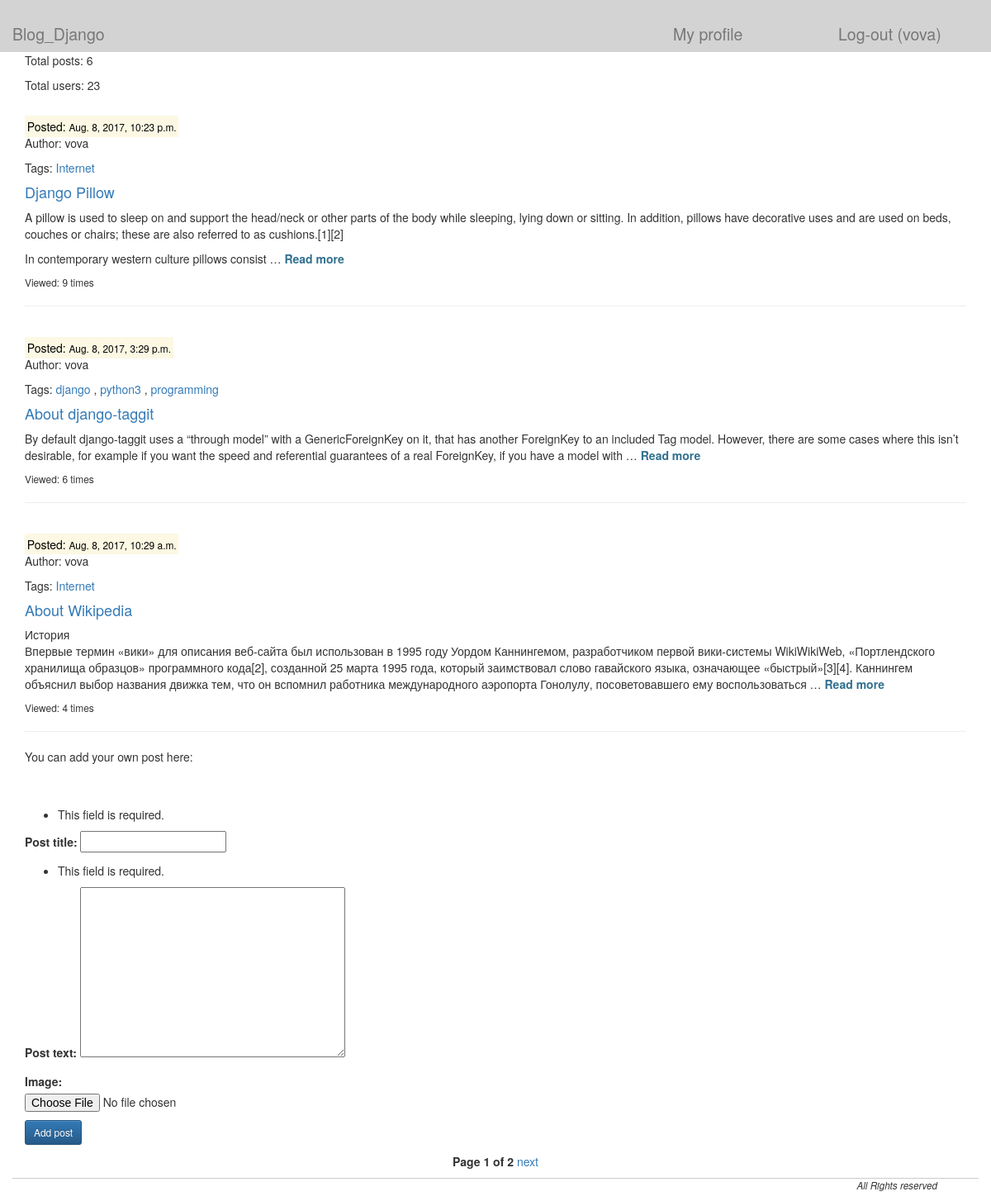
Screenshot of / (signed in) with the database file from the repository.
### blog/models.py (models this page shows, shortened)
class Post(models.Model):
    class Meta:
        db_table = "post"
    post_title = models.CharField(max_length=100)
    post_text = models.TextField()
    post_data = models.DateTimeField(auto_now_add=True)
    post_author = models.ForeignKey(User, default="")
    post_likes = models.IntegerField(default=0)
    post_views = models.IntegerField(default=0)
    post_img = models.ImageField(null=True, blank=True, upload_to='images/', verbose_name='Image')
    tags = TaggableManager(blank=True)

### blog/views.py (the view)
# urls.py: url(r'^$', views.all_posts),
def all_posts(request):
    post_list = Post.objects.all().order_by('-post_data')
    paginator = Paginator(post_list, 3)
    page = request.GET.get('page')
    try:
        posts = paginator.page(page)
    except PageNotAnInteger:
        posts = paginator.page(1)
    except EmptyPage:
        posts = paginator.page(paginator.num_pages)
    form = PostForm(request.POST)
    context = {}
    context.update(csrf(request))
    context['username'] = auth.get_user(request).username
    context['posts'] = posts
    context['form'] = form
    context['post_counter'] = Post.objects.count()
    context['user_counter'] = User.objects.count()
    context['user_id'] = request.user.id
    return render_to_response('all_posts.html', context)

### blog/forms.py
class PostForm(ModelForm):
    class Meta:
        model = Post
        fields = ['post_title', 'post_text', 'post_img', 'tags']

### blog/templates/all_posts.html (shortened to what this page needs)
{% extends 'main.html' %}
{% load staticfiles %}
{% block post %}
{% if posts %}
<p align="left">Total posts: {{ post_counter }}</p>
<p align="left">Total users: {{ user_counter }}</p>
{% for post in posts %}
    <br>
    <mark>Posted: <small> {{ post.post_data }} </mark> </small>
    <p>Author: {{ post.post_author }} </p>
    <p>Tags: {% with tags=post.tags.all %}
                {% for tag in tags %}
                    {% if not forloop.first %},{% endif %}
                    <a href="/posts/post_by_tag/tag={{ tag }}/">{{ tag }}</a>
                {% endfor %}
            {% endwith %}
    </p>
    <h4> <a href="/posts/{{ post.id }}">{{ post.post_title }}</a></h4>
    <p class="text-justify"> {{ post.post_text|linebreaks|truncatewords:50 }} <strong><a class="text-info" href="/posts/{{ post.id }}"> Read more </a></strong> </p>
<small><p align="left">Viewed: {{ post.post_views }} times </p></small>
<hr>
{% endfor %}
{% if username %}
<p>You can add your own post here:</p>
<br><br>
<form enctype="multipart/form-data" action="/posts/addpost/" method="post">
    {{ form.as_p }}
    <p><input type="submit" class="btn btn-primary btn-sm" value="Add post"</p>
</form>
{% endif %}
<div class="class="col-md-12"><div class="top-cover center-block"></div><p class="top-name center-block text-center">
    <span class="current">
        <strong> Page {{ posts.number }} of {{ posts.paginator.num_pages }} </strong>
    </span>
    {% if posts.has_next %}
        <a href="?page={{ posts.next_page_number }}">next</a>
    {% endif %}
</p></div>
{% endif %}
{% endblock %}

### blog/templates/main.html (shortened to what this page needs)
<!DOCTYPE html>
<html lang="en">
<head>
    <link type="text/css" href="/static/main.css" rel="stylesheet">
    <link rel="stylesheet" href="https://maxcdn.bootstrapcdn.com/bootstrap/3.3.7/css/bootstrap.min.css"
>
    <link rel="stylesheet" href="https://maxcdn.bootstrapcdn.com/bootstrap/3.3.7/css/bootstrap-theme.min.css"
>
</head>
<body>
 <div class="container-fluid">
  <div class="row">
         {% if username %}
             <div class="col-md-8" style="background-color: #D3D3D3"> <h2><a href="/"><small> Blog_Django </small></a></h2></div>
             <div class="col-md-2" style="background-color: #D3D3D3"> <h2><a href="/members/{{ user_id }}"><small> My profile </small></a></h2> </div>
             <div class="col-md-2" style="background-color: #D3D3D3"> <h2><a href="/auth/logout/"><small> Log-out ({{ username }}) </small></a></h2> </div>
         {% endif %}
 </div>
<div class="wrapper">
          <div class="content">
            <div class="container">
            {% block post %} {% endblock %}
          </div>
          </div>
         <div>
  <div class="footer">
    <div id="footer_block">
        <p>All Rights reserved</p>
</div>
</div>
</div>
</body>
</html>

### blog/static/main.css (style rules this page uses)
html, body { height: 100%; }
.wrapper { display: flex; flex-direction: column; height: 100%; }
.content { flex: 1 0 auto; }
.footer { flex: 0 0 auto; }
#footer_block { text-align: right; border-top: 1px #cccccc solid; padding-right: 50px; }
#footer_block p { font-size: smaller; font-style: italic; }

### rows the page displays
Post: post_data "Aug. 8, 2017, 10:23 p.m.", post_author "vova", post_title "Django Pillow", post_text "A pillow is used to sleep on and support the head/neck or other parts of the body while sleeping, lying down or sitting. In addition, pillows have decorative uses and are used on beds, couches or chairs; these are also referred to as cushions.[1][2] In contemporary western culture pillows consist …", post_views "9"
Tag: name "Internet"
Post: post_data "Aug. 8, 2017, 3:29 p.m.", post_author "vova", post_title "About django-taggit", post_text "By default django-taggit uses a “through model” with a GenericForeignKey on it, that has another ForeignKey to an included Tag model. However, there are some cases where this isn’t desirable, for example if you want the speed and referential guarantees of a real ForeignKey, if you have a model with …", post_views "6"
Tag: name "django"
Tag: name "python3"
Tag: name "programming"
Post: post_data "Aug. 8, 2017, 10:29 a.m.", post_author "vova", post_title "About Wikipedia", post_text "История Впервые термин «вики» для описания веб-сайта был использован в 1995 году Уордом Каннингемом, разработчиком первой вики-системы WikiWikiWeb, «Портлендского хранилища образцов» программного кода[2], созданной 25 марта 1995 года, который заимствовал слово гавайского языка, означающее «быстрый»[3][4]. Каннингем объяснил выбор названия движка тем, что он вспомнил работника международного аэропорта Гонолулу, посоветовавшего ему воспользоваться …", post_views "4"

### other values shown
{{ username }} "vova"
{{ post_counter }} "6"
{{ user_counter }} "23"
{{ posts.number }} "1"
{{ posts.paginator.num_pages }} "2"
